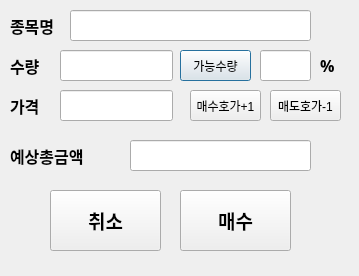
<?xml version="1.0" encoding="UTF-8"?>
<ui version="4.0">
 <class>BuyOrSellDialog</class>
 <widget class="QDialog" name="BuyOrSellDialog">
  <property name="geometry">
   <rect>
    <x>0</x>
    <y>0</y>
    <width>359</width>
    <height>276</height>
   </rect>
  </property>
  <property name="windowTitle">
   <string>매수</string>
  </property>
  <widget class="QLabel" name="lblAmount">
   <property name="geometry">
    <rect>
     <x>10</x>
     <y>50</y>
     <width>56</width>
     <height>31</height>
    </rect>
   </property>
   <property name="font">
    <font>
     <family>돋움</family>
     <pointsize>12</pointsize>
     <weight>75</weight>
     <bold>true</bold>
    </font>
   </property>
   <property name="text">
    <string>수량</string>
   </property>
  </widget>
  <widget class="QLineEdit" name="qleAmount">
   <property name="geometry">
    <rect>
     <x>60</x>
     <y>50</y>
     <width>113</width>
     <height>31</height>
    </rect>
   </property>
  </widget>
  <widget class="QLabel" name="lblPrice">
   <property name="geometry">
    <rect>
     <x>10</x>
     <y>90</y>
     <width>56</width>
     <height>31</height>
    </rect>
   </property>
   <property name="font">
    <font>
     <family>돋움</family>
     <pointsize>12</pointsize>
     <weight>75</weight>
     <bold>true</bold>
    </font>
   </property>
   <property name="text">
    <string>가격</string>
   </property>
  </widget>
  <widget class="QLineEdit" name="qlePrice">
   <property name="geometry">
    <rect>
     <x>60</x>
     <y>90</y>
     <width>113</width>
     <height>31</height>
    </rect>
   </property>
   <property name="readOnly">
    <bool>true</bool>
   </property>
  </widget>
  <widget class="QLabel" name="lblTotalPrice">
   <property name="geometry">
    <rect>
     <x>10</x>
     <y>140</y>
     <width>111</width>
     <height>31</height>
    </rect>
   </property>
   <property name="font">
    <font>
     <family>돋움</family>
     <pointsize>12</pointsize>
     <weight>75</weight>
     <bold>true</bold>
    </font>
   </property>
   <property name="text">
    <string>예상총금액</string>
   </property>
  </widget>
  <widget class="QLineEdit" name="qleTotalPrice">
   <property name="geometry">
    <rect>
     <x>130</x>
     <y>140</y>
     <width>181</width>
     <height>31</height>
    </rect>
   </property>
   <property name="readOnly">
    <bool>true</bool>
   </property>
  </widget>
  <widget class="QPushButton" name="btnPossible">
   <property name="geometry">
    <rect>
     <x>180</x>
     <y>50</y>
     <width>71</width>
     <height>31</height>
    </rect>
   </property>
   <property name="text">
    <string>가능수량</string>
   </property>
  </widget>
  <widget class="QLineEdit" name="qlePercent">
   <property name="geometry">
    <rect>
     <x>260</x>
     <y>50</y>
     <width>51</width>
     <height>31</height>
    </rect>
   </property>
   <property name="readOnly">
    <bool>true</bool>
   </property>
  </widget>
  <widget class="QLabel" name="lblPercent">
   <property name="geometry">
    <rect>
     <x>320</x>
     <y>50</y>
     <width>21</width>
     <height>31</height>
    </rect>
   </property>
   <property name="font">
    <font>
     <family>돋움</family>
     <pointsize>12</pointsize>
     <weight>75</weight>
     <bold>true</bold>
    </font>
   </property>
   <property name="text">
    <string>%</string>
   </property>
  </widget>
  <widget class="QPushButton" name="btnBuyPricePlus">
   <property name="geometry">
    <rect>
     <x>190</x>
     <y>90</y>
     <width>71</width>
     <height>31</height>
    </rect>
   </property>
   <property name="text">
    <string>매수호가+1</string>
   </property>
  </widget>
  <widget class="QPushButton" name="btnSellPriceMinus">
   <property name="geometry">
    <rect>
     <x>270</x>
     <y>90</y>
     <width>71</width>
     <height>31</height>
    </rect>
   </property>
   <property name="text">
    <string>매도호가-1</string>
   </property>
  </widget>
  <widget class="QPushButton" name="btnCancel">
   <property name="geometry">
    <rect>
     <x>50</x>
     <y>190</y>
     <width>111</width>
     <height>61</height>
    </rect>
   </property>
   <property name="font">
    <font>
     <family>돋움</family>
     <pointsize>14</pointsize>
     <weight>75</weight>
     <bold>true</bold>
    </font>
   </property>
   <property name="text">
    <string>취소</string>
   </property>
  </widget>
  <widget class="QPushButton" name="btnOK">
   <property name="geometry">
    <rect>
     <x>180</x>
     <y>190</y>
     <width>111</width>
     <height>61</height>
    </rect>
   </property>
   <property name="font">
    <font>
     <family>돋움</family>
     <pointsize>14</pointsize>
     <weight>75</weight>
     <bold>true</bold>
    </font>
   </property>
   <property name="text">
    <string>매수</string>
   </property>
  </widget>
  <widget class="QLineEdit" name="qleStockname">
   <property name="geometry">
    <rect>
     <x>70</x>
     <y>10</y>
     <width>241</width>
     <height>31</height>
    </rect>
   </property>
   <property name="readOnly">
    <bool>true</bool>
   </property>
  </widget>
  <widget class="QLabel" name="lblStockname">
   <property name="geometry">
    <rect>
     <x>10</x>
     <y>10</y>
     <width>61</width>
     <height>31</height>
    </rect>
   </property>
   <property name="font">
    <font>
     <family>돋움</family>
     <pointsize>12</pointsize>
     <weight>75</weight>
     <bold>true</bold>
    </font>
   </property>
   <property name="text">
    <string>종목명</string>
   </property>
  </widget>
 </widget>
 <resources/>
 <connections/>
</ui>
